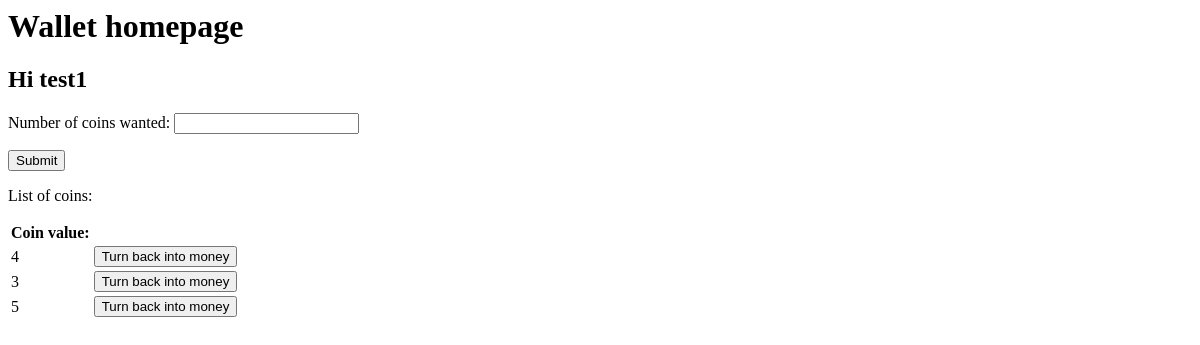
/wallet/homepage/ (signed in), run on an earlier commit of the app's database.
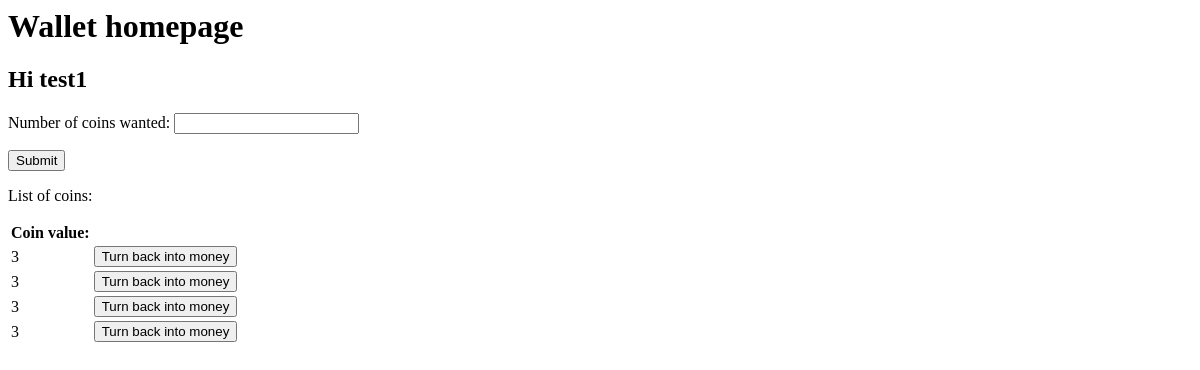
And on a later commit of the database.
### wallet/models.py (models this page shows, shortened)
@python_2_unicode_compatible  # only if you need to support Python 2
class Coins(models.Model):
	user = models.ForeignKey(User, on_delete=models.CASCADE)
	value_of_coin = models.IntegerField(validators=[validators.MinValueValidator('0')])
	serialised_code_rnd_tau_gam = models.CharField(max_length=500, )

### wallet/views.py (the view)
# urls.py: url(r'homepage/$', views.homepage, name='homepage'),
@login_required
def homepage(request):
    if request.method == 'POST':
        form = GetCoinForm(request.POST)
        if form.is_valid():
            cd = form.cleaned_data
            coinnum = cd.get('coinnum')
            return render(request, 'wallet/gettingcoins.html', {'coinnum':coinnum})
    else:
        form = GetCoinForm()
    print(request.user)
    users_coins = Coins.objects.filter(user=request.user)
    context = {
        'form': form,
        'users_coins': users_coins
    }
    return render(request, 'wallet/homepage.html', context)

### wallet/forms.py
class GetCoinForm(forms.Form):
    coinnum = forms.IntegerField(label='Number of coins wanted', min_value=0)

### wallet/templates/wallet/homepage.html
<h1>Wallet homepage</h1>
<h2>Hi {{ user.username }}</h2>
<form action="{% url 'wallet:homepage' %}" method="POST">{% csrf_token %}
    {{form.as_p}}
    <button onclick="myFunction()" type="submit">Submit</button>
</form>
{% if users_coins %}
<p>List of coins:</p>
    <table>
    	<tr>
    		<th> Coin value:</th>
    		<th></th>
    	</tr>
		{% for coin in users_coins %}
		<tr>
			<td>{{ coin.value_of_coin }}</td>
			<td><a href="http://192.168.33.10:8000/wallet/convertingcoinsbacktomoney/{{ coin.value_of_coin }}"><button type="button">Turn back into money</button></a></td>
		</tr>
	    {% endfor %}
    </table>
{% else %}
    <p>Currently you have no coins. Visit bank website to create some</p>
{% endif %}

What changed in the data, as far as the page shows it:
removed Coins: value_of_coin "4"
removed Coins: value_of_coin "5"
added Coins: value_of_coin "3"
added Coins: value_of_coin "3"
added Coins: value_of_coin "3"
